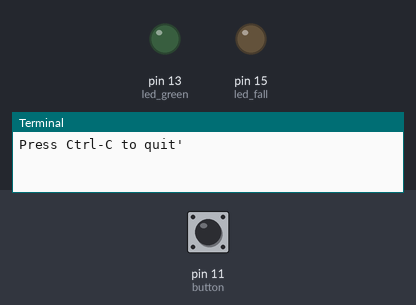
Bench run of a program on a simulated Raspberry Pi (header pin numbers). Parts: output pins drawn as LEDs (lit = HIGH), the last lines printed to the terminal. The test bench sets the inputs (shaded band); at power-on: pin 11 (button) LOW.

Above: at 1.2 s.
1.3 s: pin 11 (button) pulled HIGH for 3 s
At 2.0 s:
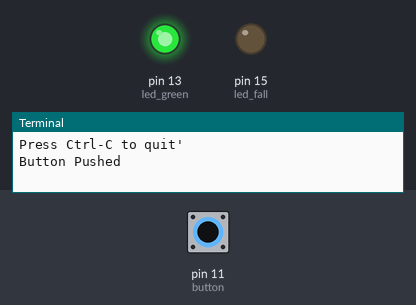
At 5.5 s:
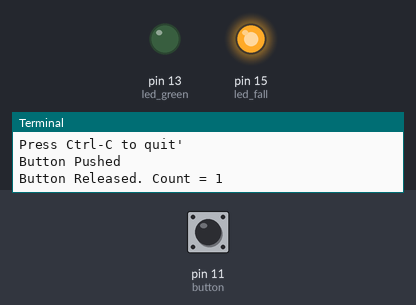
7.3 s: pin 11 (button) driven HIGH
At 7.7 s:
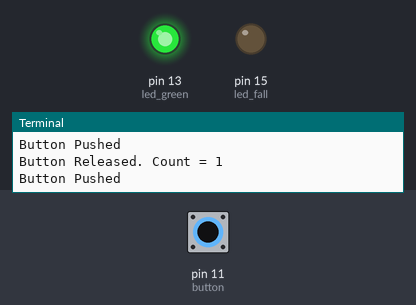
Timing chart, 0 to 10.3 s (numbered marks = the images above; inputs shaded):
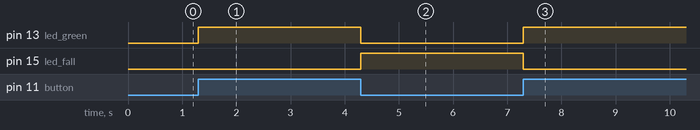

Measured:
- after the input at 1.3 s, pin 13 (led_green): LOW → HIGH at once, → LOW 3.0 s later; pin 15 (led_fall): LOW → HIGH after 3.0 s
- after the input at 7.3 s, pin 13 (led_green): LOW → HIGH at once; pin 15 (led_fall): HIGH → LOW at once

The program:

switchsingleledblocked.py
```python
import RPi.GPIO as GPIO
import time

# Pin assignments
button = 11 # GPIO17
led_green = 13 # GPIO27
led_fall = 15 # GPIO22

def main():
    GPIO.setmode(GPIO.BOARD)
    GPIO.setup(led_green, GPIO.OUT)
    GPIO.setup(led_fall, GPIO.OUT)
    GPIO.output(led_green, GPIO.LOW)
    GPIO.output(led_fall, GPIO.LOW)

    GPIO.setup(button, GPIO.IN, pull_up_down=GPIO.PUD_DOWN)

    print("Press Ctrl-C to quit'")
    cnt = 0
    result = 0

    try:
        while True:
            result = GPIO.wait_for_edge(button, GPIO.RISING, timeout=5000)
            if result is None:
                print('Timeout waiting for button to be pushed')
            else:
                GPIO.output(led_green, GPIO.HIGH)
                GPIO.output(led_fall, GPIO.LOW)
                print("Button Pushed")
                result = GPIO.wait_for_edge(button, GPIO.FALLING, timeout=5000)
                if result is None:
                    print('Timeout waiting for button to be released')
                else:
                    GPIO.output(led_green, GPIO.LOW)
                    GPIO.output(led_fall, GPIO.HIGH)
                    cnt += 1
                    print("Button Released. Count = {0}".format(cnt))
            time.sleep(0.01) # give the processor time to do other things
    except KeyboardInterrupt:
        print("Program shut down by user")
    finally:
        GPIO.cleanup()
        print("Cleaning up and shutting down")

if __name__ == "__main__":
    main()
```
